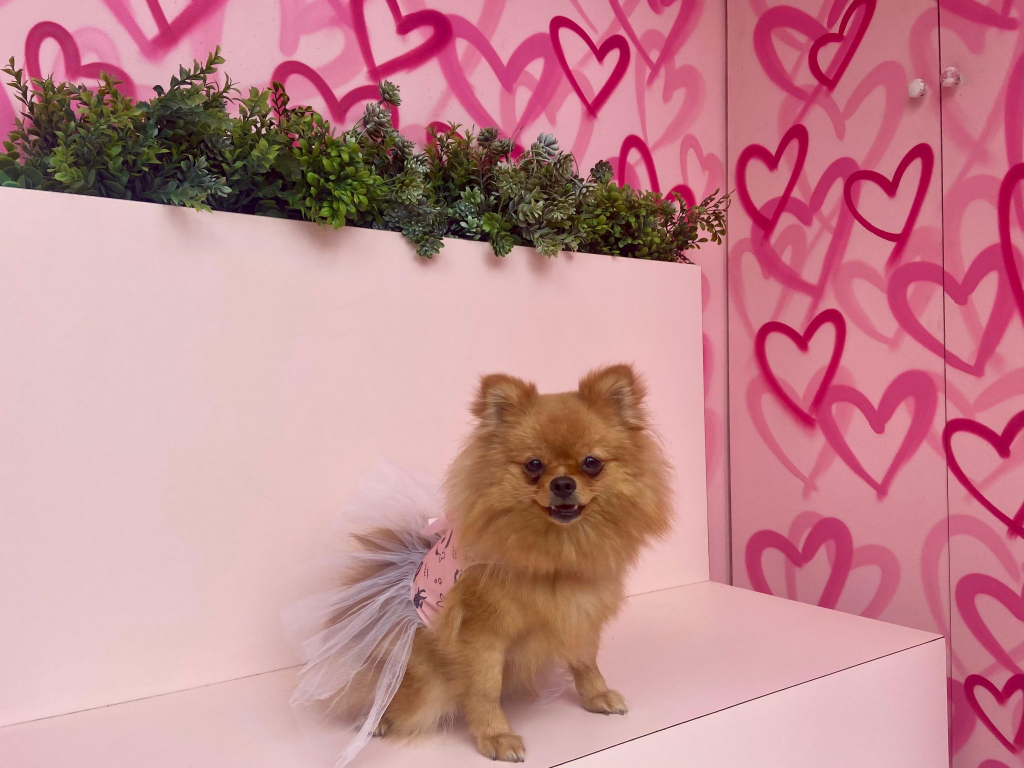
#> input picture lilys-club-clean-v3/assets/optimized/whatsapp-image-2024-08-19-at-21-14-5-4e4a3c308dee.jpg, 2048 x 1536 px (shown at 1/2 size); its folder holds only this picture in this run
$ python -i curator.py   (imports and definitions only)
#> lines starting #> are read from the running program, lines starting #| are printed output that depends on the picture
#> further down, picture is the input picture: PIL image 2048x1536 RGB; mean R, G, B 195.1, 136.7, 142.6
"""Visual Curator for the EditVista Pet Grooming Website Builder Engine.

Scans `assets/optimized/` and `assets/thumbnails/contact-sheet.jpg` with Pillow,
calculates aspect ratios, resolutions, sharpness, embedded text / promotional banner
flags, and focal point crop coordinates (`object-position: X% Y%`). Integrates with
a pluggable LVM adapter (or deterministic Pillow heuristics) and saves ranked,
strictly deduplicated section assignments to `projects/<business-id>/design/image-selection.json`.
"""

from __future__ import annotations

import hashlib
import os
import re
import tempfile
from collections.abc import Callable, Sequence
from datetime import UTC, datetime
from pathlib import Path
from typing import Literal

from PIL import Image, ImageFilter, ImageStat
from pydantic import BaseModel, ConfigDict, Field, field_validator

MIN_HERO_WIDTH = 800
MIN_GALLERY_COUNT = 4
MIN_SHARPNESS_SCORE = 0.08
SUPPORTED_EXTENSIONS = {".jpg", ".jpeg", ".png", ".webp"}
ULTRAWIDE_BANNER_ASPECT = 2.5  # >= this ratio is a promo strip, not a photo
PERCEPTUAL_HASH_MAX_DISTANCE = 5  # 64-bit dHash; <=5 bits ~ visually identical


# [10 lines left out: function _perceptual_hash, not called in this run]


def _hamming_distance(a: int, b: int) -> int:
    return (a ^ b).bit_count()

CSS_PERCENT_RE = re.compile(r"^\d{1,3}(?:\.\d+)?%$")
CSS_OBJECT_POSITION_RE = re.compile(r"^\d{1,3}(?:\.\d+)?%\s+\d{1,3}(?:\.\d+)?%$")

PROMO_FILENAME_TOKENS = (
    "promo",
    "banner",
    "discount",
    "coupon",
    "flyer",
    "sale",
    "offer",
    "text",
)
FACILITY_FILENAME_TOKENS = (
    "salon",
    "facility",
    "van",
    "mobile",
    "interior",
    "storefront",
    "shop",
    "truck",
)

RoleHint = Literal["hero", "gallery", "facility_or_van", "exclude"]


def _utc_now() -> datetime:
    return datetime.now(UTC)


# [22 lines left out: functions _atomic_write_text, _format_css_pct, not called in this run]


# [12 lines that did not run here, left out]


# [1 line that did not run here, left out]


# [38 lines that did not run here, left out]


# [10 lines that did not run here, left out]


# [14 lines that did not run here, left out]


def _compute_sharpness(img: Image.Image) -> float:
    """Estimate normalized sharpness [0.0, 1.0] from edge gradient variance."""
    gray = img.convert("L").resize((256, 256))
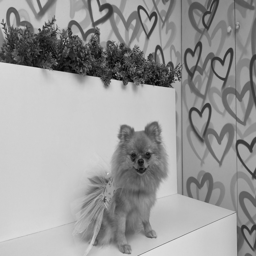
#> gray: PIL image 256x256 L; min 2, max 227, mean 154.9
    edges = gray.filter(ImageFilter.FIND_EDGES)
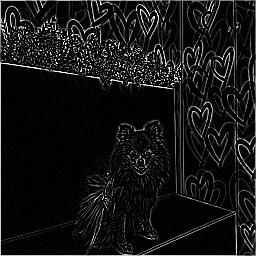
#> edges: PIL image 256x256 L; min 0, max 255, mean 20.3
    stat = ImageStat.Stat(edges)
    stddev = float(stat.stddev[0]) if stat.stddev else 0.0
#> stddev = 45.41
    return round(max(0.0, min(1.0, stddev / 64.0)), 4)


# [335 lines left out: functions _detect_embedded_banner_text, _calculate_focal_point, default_lvm_heuristic_adapter, curate_project_images, not called in this run]

>>> from PIL import Image
>>> picture = Image.open('../lilys-club-clean-v3/assets/optimized/whatsapp-image-2024-08-19-at-21-14-5-4e4a3c308dee.jpg')
>>> result = _compute_sharpness(picture)
#> result = 0.71

$ run again, on lilys-club-clean-v3/assets/optimized/whatsapp-image-2025-10-14-at-10-47-2-0f78e84b7098.jpg
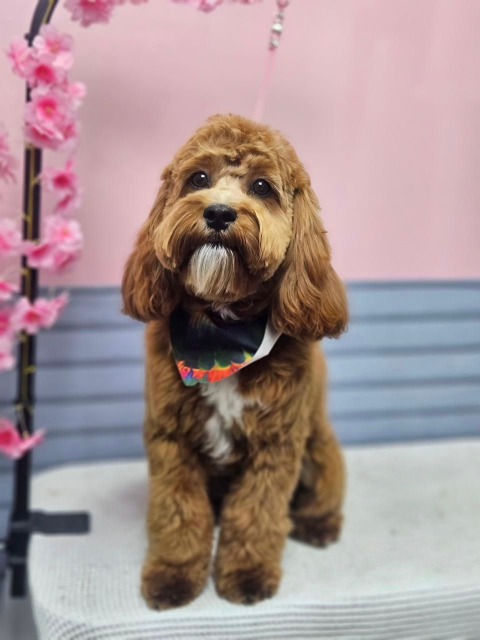
#> input picture lilys-club-clean-v3/assets/optimized/whatsapp-image-2025-10-14-at-10-47-2-0f78e84b7098.jpg, 960 x 1280 px (shown at 1/2 size)
#> picture is the input picture: PIL image 960x1280 RGB; mean R, G, B 165.7, 146, 146.3
#> in _compute_sharpness, `gray = img.convert("L").resize((256, 256))`:
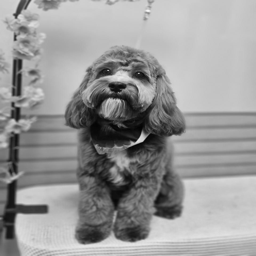
#> gray: PIL image 256x256 L; min 3, max 245, mean 152
#> in _compute_sharpness, `edges = gray.filter(ImageFilter.FIND_EDGES)`:
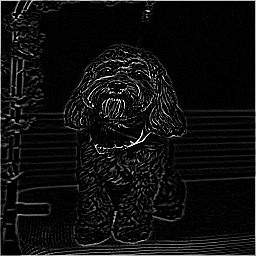
#> edges: PIL image 256x256 L; min 0, max 255, mean 15.4
#> stddev = 35.37
#> result = 0.553

$ run again, on lilys-club-clean-v3/assets/optimized/whatsapp-image-2025-10-14-at-10-47-2-1da8816f4c26.jpg
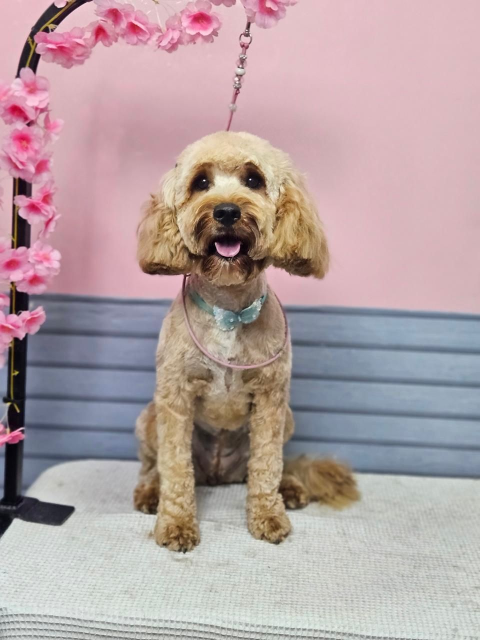
#> input picture lilys-club-clean-v3/assets/optimized/whatsapp-image-2025-10-14-at-10-47-2-1da8816f4c26.jpg, 960 x 1280 px (shown at 1/2 size)
#> picture is the input picture: PIL image 960x1280 RGB; mean R, G, B 179.8, 160.9, 162.5
#> in _compute_sharpness, `gray = img.convert("L").resize((256, 256))`:
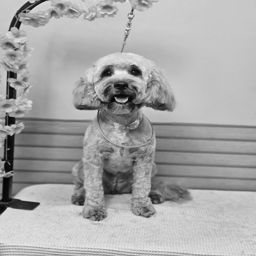
#> gray: PIL image 256x256 L; min 1, max 239, mean 166.8
#> in _compute_sharpness, `edges = gray.filter(ImageFilter.FIND_EDGES)`:
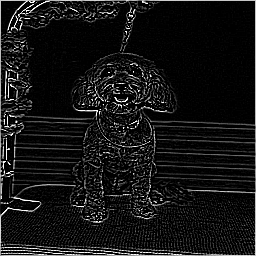
#> edges: PIL image 256x256 L; min 0, max 255, mean 21.2
#> stddev = 45.15
#> result = 0.706

$ run again, on lilys-club-clean-v3/assets/optimized/whatsapp-image-2025-10-15-at-22-11-0-51f11ffcbf1a.jpg
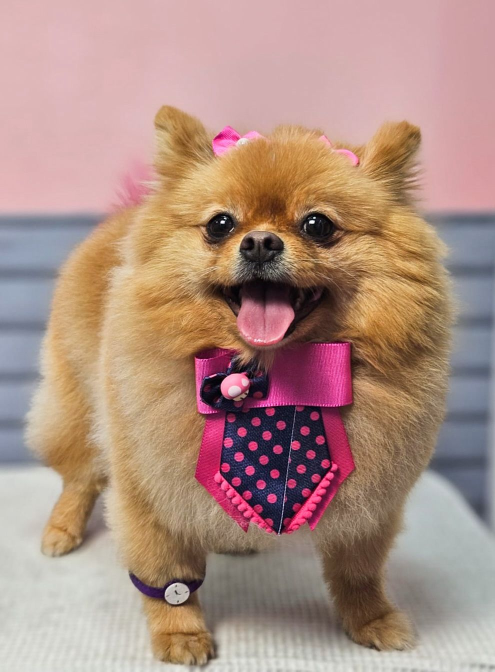
#> input picture lilys-club-clean-v3/assets/optimized/whatsapp-image-2025-10-15-at-22-11-0-51f11ffcbf1a.jpg, 990 x 1343 px (shown at 1/2 size)
#> picture is the input picture: PIL image 990x1343 RGB; mean R, G, B 174, 143, 131
#> in _compute_sharpness, `gray = img.convert("L").resize((256, 256))`:
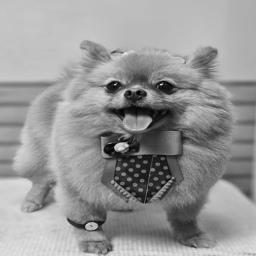
#> gray: PIL image 256x256 L; min 0, max 241, mean 150.9
#> in _compute_sharpness, `edges = gray.filter(ImageFilter.FIND_EDGES)`:
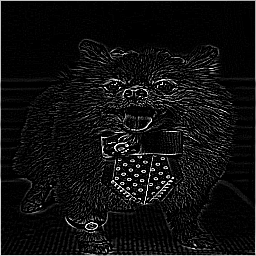
#> edges: PIL image 256x256 L; min 0, max 255, mean 16.6
#> stddev = 38.79
#> result = 0.606
